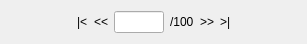
<?xml version="1.0" encoding="UTF-8"?>
<ui version="4.0">
 <class>PagingWidget</class>
 <widget class="QWidget" name="PagingWidget">
  <property name="geometry">
   <rect>
    <x>0</x>
    <y>0</y>
    <width>307</width>
    <height>44</height>
   </rect>
  </property>
  <property name="windowTitle">
   <string>Form</string>
  </property>
  <layout class="QHBoxLayout" name="horizontalLayout">
   <item>
    <spacer name="horizontalSpacer_Left">
     <property name="orientation">
      <enum>Qt::Horizontal</enum>
     </property>
     <property name="sizeHint" stdset="0">
      <size>
       <width>60</width>
       <height>20</height>
      </size>
     </property>
    </spacer>
   </item>
   <item>
    <widget class="QLabel" name="label_Left">
     <property name="text">
      <string>|&lt;</string>
     </property>
    </widget>
   </item>
   <item>
    <widget class="QLabel" name="label_Previous">
     <property name="text">
      <string>&lt;&lt;</string>
     </property>
    </widget>
   </item>
   <item>
    <widget class="QLineEdit" name="Line_CurrentPage">
     <property name="maximumSize">
      <size>
       <width>50</width>
       <height>16777215</height>
      </size>
     </property>
    </widget>
   </item>
   <item>
    <widget class="QLabel" name="label_MaxPage">
     <property name="text">
      <string>/100</string>
     </property>
    </widget>
   </item>
   <item>
    <widget class="QLabel" name="label_Next">
     <property name="text">
      <string>&gt;&gt;</string>
     </property>
    </widget>
   </item>
   <item>
    <widget class="QLabel" name="label_Right">
     <property name="text">
      <string>&gt;|</string>
     </property>
    </widget>
   </item>
   <item>
    <spacer name="horizontalSpacer_Right">
     <property name="orientation">
      <enum>Qt::Horizontal</enum>
     </property>
     <property name="sizeHint" stdset="0">
      <size>
       <width>59</width>
       <height>20</height>
      </size>
     </property>
    </spacer>
   </item>
  </layout>
 </widget>
 <resources/>
 <connections/>
</ui>
